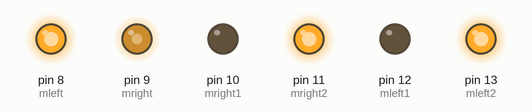
Recording of a sketch running on a simulated Arduino Uno, built with avr-gcc and run on an emulated ATmega328P. Parts: output pins drawn as LEDs (lit = HIGH).

Above: at 0.17 s.
Timing chart, 0 to 2.0 s (numbered marks = the images above):
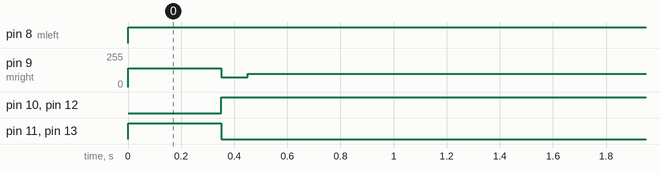

The sketch:

Line_following_with_LSA.ino
```cpp
int mleft=8 ,mright=9 ,mleft1=12 ,mleft2=13 ,mright1=10 ,mright2=11 ;
int leftPWM, rightPWM, lspeed=130, rspeed=130;
int error=0, derror=0, pError=0, correction=0,kp=15,kd=9 ;
int spin[8],weight[8];
int wsum=0, select=0;

void forward(){
  digitalWrite(mleft1,HIGH);
digitalWrite(mleft2,LOW);
digitalWrite(mright1,HIGH);
digitalWrite(mright2,LOW);
}

void backward(){
  digitalWrite(mleft1,LOW);
digitalWrite(mleft2,HIGH);
digitalWrite(mright1,LOW);
digitalWrite(mright2,HIGH);
analogWrite(mright,140);
analogWrite(mleft,140);
}

void moveleft(){
  digitalWrite(mleft1,LOW);
digitalWrite(mleft2,LOW);
digitalWrite(mright1,HIGH);
digitalWrite(mright2,LOW);
}

void moveright(){
  digitalWrite(mleft1,HIGH);
digitalWrite(mleft2,LOW);
digitalWrite(mright1,LOW);
digitalWrite(mright2,HIGH);
}

void Stop(){
  digitalWrite(mleft1,LOW);
digitalWrite(mleft2,LOW);
digitalWrite(mright1,LOW);
digitalWrite(mright2,LOW);
digitalWrite(mright,LOW);
digitalWrite(mleft,LOW);
}


void setup() {
digitalWrite(mleft1,LOW);
digitalWrite(mleft2,LOW);
digitalWrite(mright1,LOW);
digitalWrite(mright2,LOW);

spin[0]=22;
spin[1]=23;
spin[2]=24;
spin[3]=25;
spin[4]=26;
spin[5]=27;
spin[6]=28;
spin[7]=29;

    for(byte i=0; i<8; i++){
      pinMode(spin[i],INPUT);
    }
pinMode(mleft,OUTPUT);
pinMode(mleft1,OUTPUT);
pinMode(mleft2,OUTPUT);
pinMode(mright,OUTPUT);
pinMode(mright1,OUTPUT);
pinMode(mright2,OUTPUT);


 weight[0]=-8;
  weight[1]=-6;
   weight[2]=-4;
    weight[3]=-2;
     weight[4]=2;
      weight[5]=4;
       weight[6]=6;
        weight[7]=8;

}

void loop() {
  select=0;
  wsum=0;
  for(int i=1; i<8;i++){
          if(digitalRead(spin[i])){
            wsum+=weight[i];
            select++;
          }
  }
  error= wsum/select;
  derror=error-pError;
  pError=error;
  correction= kp*error +kd*derror;
  leftPWM= lspeed + correction;
  rightPWM= rspeed - correction;

  forward();
  analogWrite(mleft,leftPWM);
  analogWrite(mright,rightPWM);

  if(wsum>=6){
    moveright();
    analogWrite(mleft,200);
    analogWrite(mright,0);

  }

  if(wsum<=-6){
    moveleft();
    analogWrite(mleft,0);
    analogWrite(mright,255);

  }
 if(select==0){
  backward();
  delay(250);
 }
  //if(select==8||select==0 )forward();

 if(select == 7){
  Stop();
 }

delay(100);


}
```

Measured:
- by itself, pin 8 (mleft): LOW → HIGH at 0.00 s
- by itself, pin 9 (mright): 0/255 → 140/255 at 0.00 s, → 73/255 0.35 s later, → 100/255 0.10 s later
- by itself, pin 10 (mright1), pin 12 (mleft1): LOW → HIGH at 0.35 s
- by itself, pin 11 (mright2), pin 13 (mleft2): LOW → HIGH at 0.00 s, → LOW 0.35 s later
